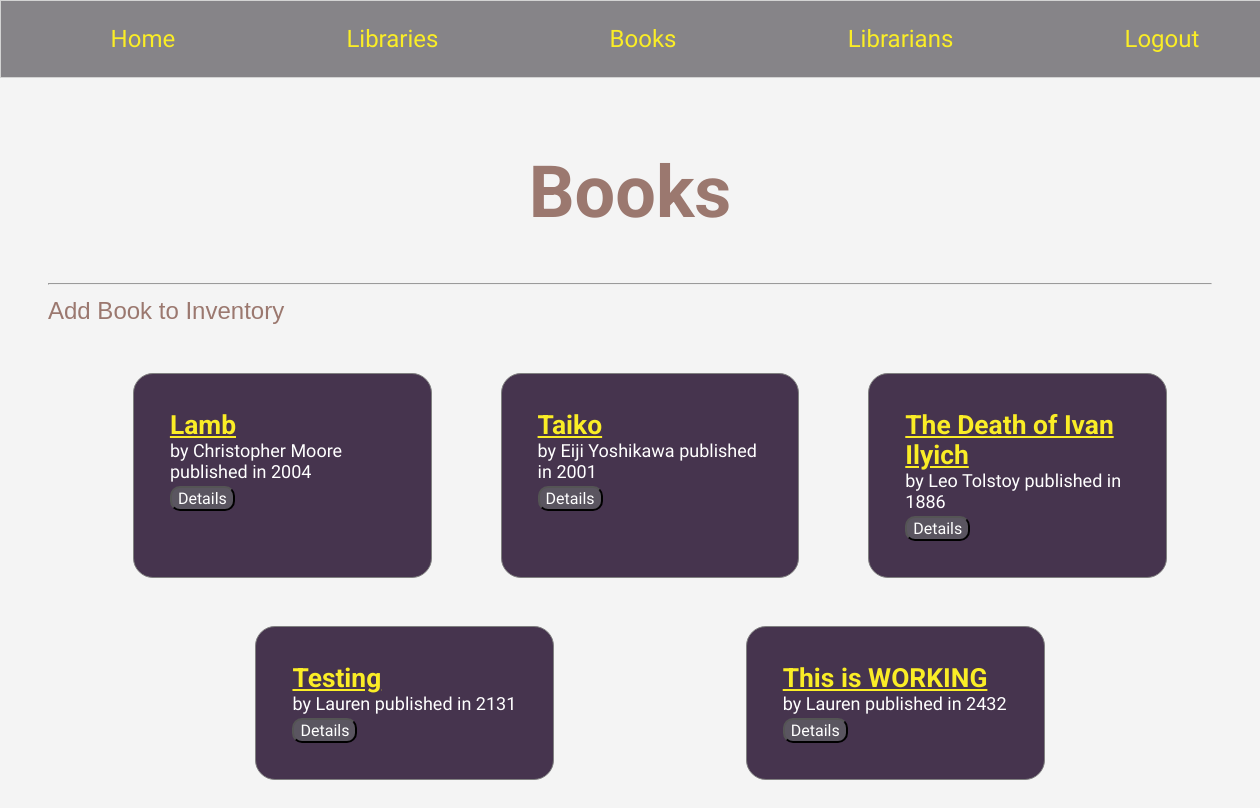
Page /books/ (signed in) on the earlier database version.
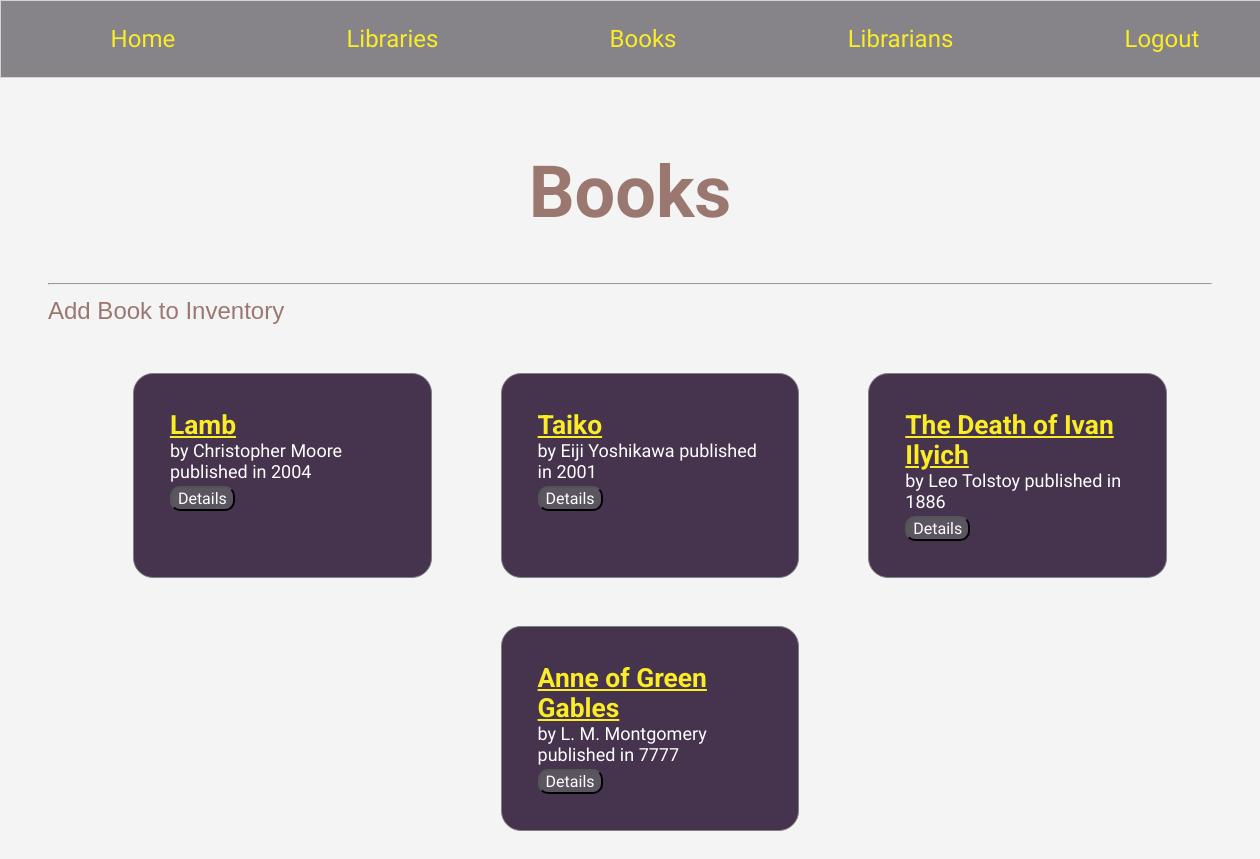
Same page on the later database version.
### libraryapp/models/book.py (models this page shows, shortened)
class Book(models.Model):
    title = models.CharField(max_length = 50)
    ISBN = models.CharField(max_length=100)
    author = models.CharField(max_length=50)
    year_published = models.IntegerField()
    location = models.ForeignKey(Library, on_delete=models.CASCADE)
    librarian = models.ForeignKey(Librarian, on_delete=models.CASCADE)

### libraryapp/views/books/list.py (the view, shortened to what this page needs)
# urls.py: path('books/', book_list, name='books'),
@login_required
def book_list(request):
    if request.method == 'GET':
        with sqlite3.connect(Connection.db_path) as conn:
            conn.row_factory = model_factory(Book)
            db_cursor = conn.cursor()
            db_cursor.execute("""
            select
                b.id,
                b.title,
                b.ISBN,
                b.author,
                b.year_published,
                b.librarian_id,
                b.location_id
            from libraryapp_book b
            """)
            all_books = db_cursor.fetchall()
        template = 'books/list.html'
        context = {
            'all_books': all_books
        }
        return render(request, template, context)

### libraryapp/models/modelfactory.py (called while the page is built)
def model_factory(model_type):
    def create(cursor, row):
        instance = model_type()
        smart_row = sqlite3.Row(cursor, row)
        for col in smart_row.keys():
            setattr(instance, col, smart_row[col])
        return instance
    return create

### libraryapp/templates/books/list.html (shortened to what this page needs)
{% extends 'shared/base.html' %}
{% load static %}
{% block css %}
    <link rel="stylesheet" href="{% static 'styles/books.css' %}" />
{% endblock %}
{% block content %}
    <h1 class="books-title">Books</h1><hr/>
    <a class="add-book" href="{% url 'libraryapp:book_form' %}">Add Book to Inventory</a>
    <ol class="books">
    {% for book in all_books %}
        <li class="book">
            <a class="book__title" href="{% url 'libraryapp:book' book.id %}"> {{ book.title }}</a>
            <div class="book__description">
                by {{book.author}} published in {{book.year_published}}
            </div>
            <button id="detail--{{ book.id }}">Details</button>
        </li>
    {% endfor %}
    </ol>
{% endblock %}

### libraryapp/templates/shared/base.html (shortened to what this page needs)
{% load static %}
<!DOCTYPE html>
<html>
<head>
    <link rel="stylesheet" href="{% static 'styles/base.css' %}" />
    {% block css %}
    {% endblock %}
</head>
<body>
    <nav id="site-nav">
        <ol class="navList">
            <li class="navList__route"><a href="{% url 'libraryapp:home' %}" class="nav-link">Home</a></li>
            <li class="navList__route"><a href="{% url 'libraryapp:libraries' %}" class="nav-link">Libraries</a></li>
            <li class="navList__route"><a href="{% url 'libraryapp:books' %}" class="nav-link">Books</a></li>
            <li class="navList__route"><a href="{% url 'libraryapp:librarians' %}" class="nav-link">Librarians</a></li>
            <li class="navList__route"><a href="{% url 'libraryapp:logout' %}" class="nav-link">Logout</a></li>
        </ol>
    </nav>
    <main class="main-content">
        {% block content %}
        {% endblock %}
    </main>
</body>
</html>

### libraryapp/static/styles/base.css (style rules this page uses)
body { margin: 0; padding: 0; font-size: 1.5em; font-family: 'Gill Sans', 'Gill Sans MT', Calibri, 'Trebuchet MS', sans-serif; }
.main-content { padding: 1em 2em; }
.navList { list-style-type: none; display: flex; border: 1px solid lightgray; padding: 1em; margin: 0; justify-content: space-around; background-color: #605d63bd; width: 100%; }
.navList__route { margin: 0 0.5em; }
.navList__route a { color:#FAED26; text-decoration: none; border-radius: 20px; padding: .5em; margin: 1em; text-align: center; font-family: 'Courier Prime', monospace; }

### libraryapp/static/styles/books.css (style rules this page uses)
.books { list-style: none; display: flex; flex-wrap: wrap; justify-content: space-evenly; }
.book { flex-basis: 20%; padding: 0 2em 0.5em 2em; border: 1px solid gray; margin: 1em; padding: 1.5em; background-color: #46344E; border-radius: 20px; color: white; }
.book__title { font-size: 1.1em; color:#FAED26; font-family: 'Roboto', sans-serif; font-weight: bolder; }
.book__description { font-size: 0.75em; font-family: 'Courier Prime', monospace; }
.book > button { background-color: #5a5560; color: white; font-size: medium; font-family: 'Courier Prime', monospace; border-radius: 10px; }
.books-title { color:#9b786f; text-align: center; font-family: 'Roboto', sans-serif; font-size: 3em; }
body { background-color: rgba(241, 241, 241, 0.76); }
.add-book { color:#9b786f; text-decoration: none; }

Differences in the rows shown:
removed Book: title "Testing", author "Lauren", year_published "2131"
removed Book: title "This is WORKING", author "Lauren", year_published "2432"
added Book: title "Anne of Green Gables", author "L. M. Montgomery", year_published "7777"
